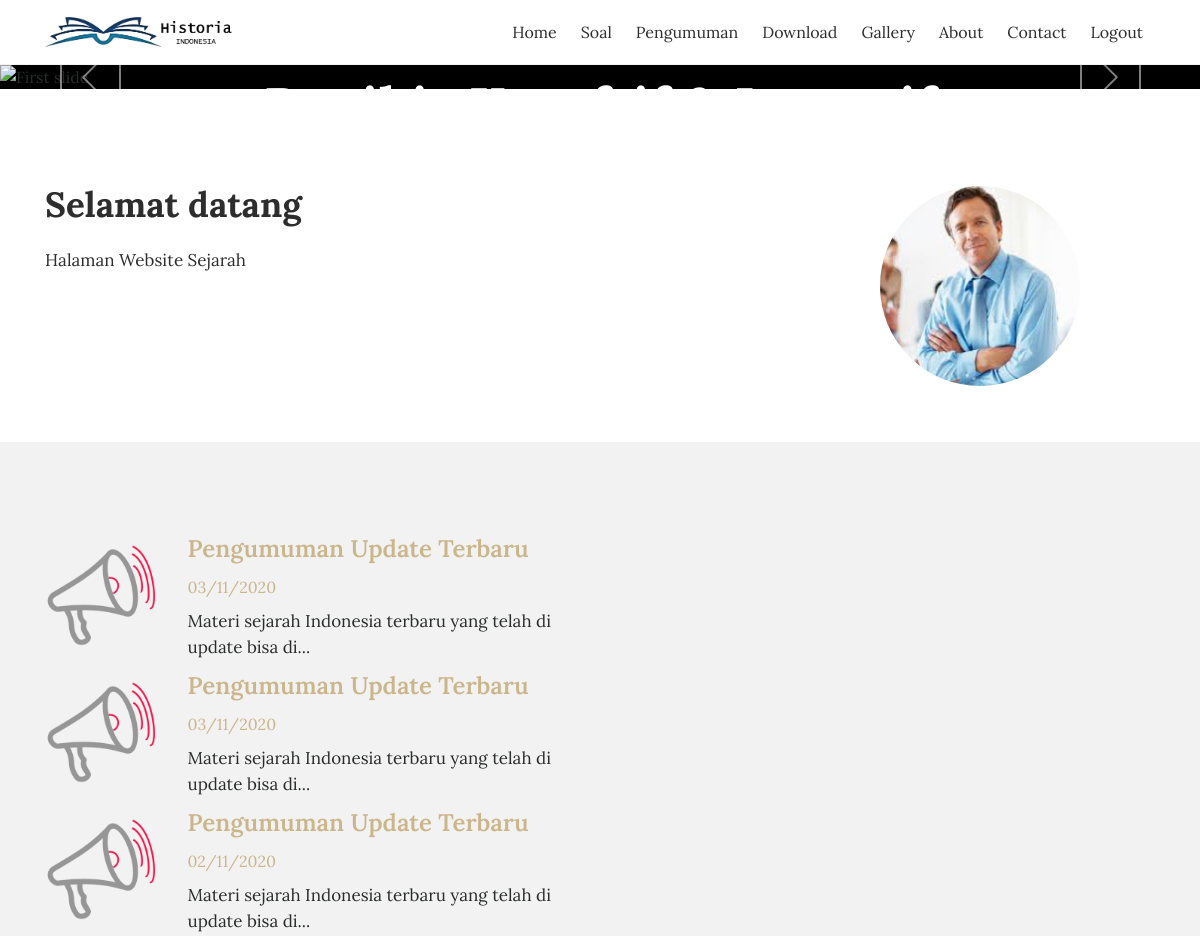
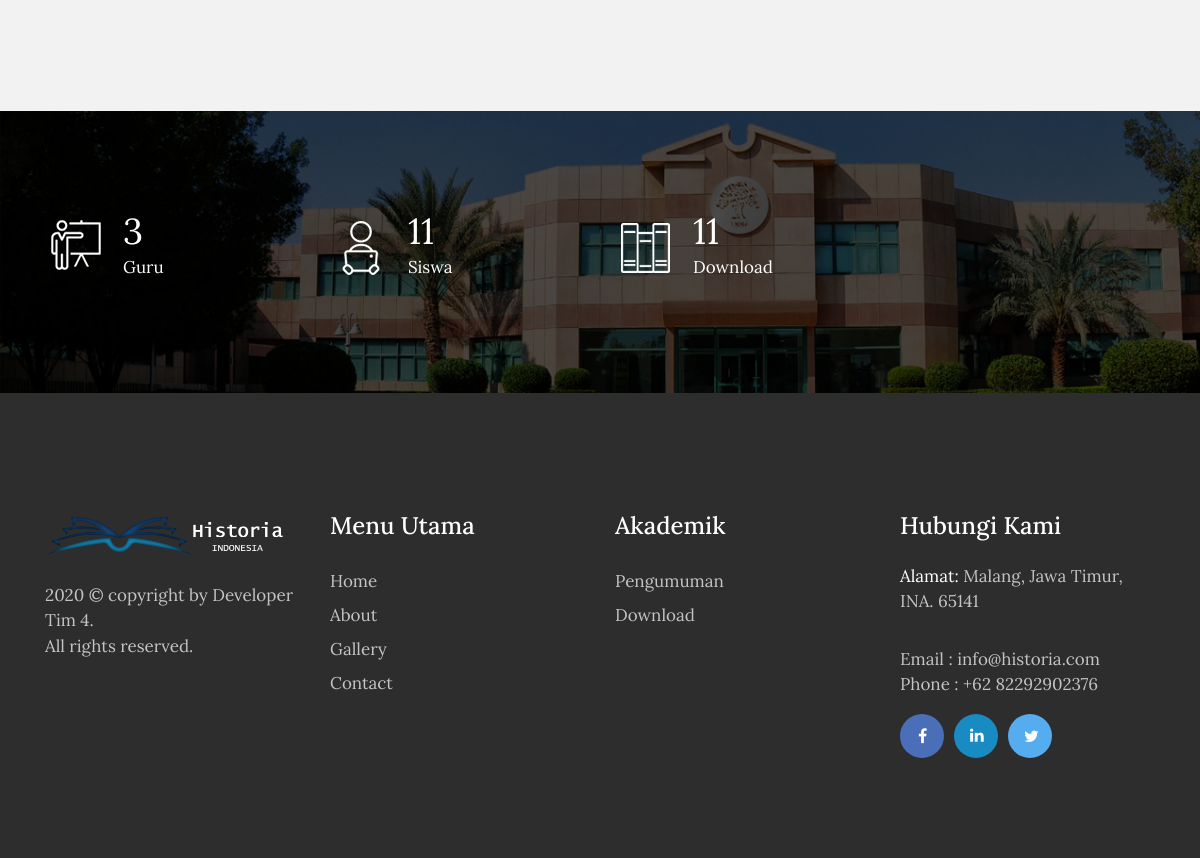
Screenshot of /index.php/siswa/home with the database file from the repository (2 pictures, top to bottom).
### tables this page shows
CREATE TABLE `tbl_pengumuman` (
  `pengumuman_id` int(11) NOT NULL,
  `pengumuman_judul` varchar(150) DEFAULT NULL,
  `pengumuman_deskripsi` text DEFAULT NULL,
  `pengumuman_tanggal` timestamp NULL DEFAULT current_timestamp(),
  `pengumuman_author` varchar(60) DEFAULT NULL
);

### application/controllers/siswa/Home.php (called while the page is built, shortened)
<?php
class Home extends CI_Controller{
	function __construct(){
		$this->load->model('m_tulisan');
		$this->load->model('m_galeri');
		$this->load->model('m_pengumuman');
		$this->load->model('m_files');
		$this->load->model('m_pengunjung');
	}
	function index(){
			$x['title'] = 'Home';
			$x['berita']=$this->m_tulisan->get_berita_home();
			$x['pengumuman']=$this->m_pengumuman->get_pengumuman_home();
			$x['tot_guru']=$this->db->get('tbl_guru')->num_rows();
			$x['tot_siswa']=$this->db->get('tbl_siswa')->num_rows();
			$x['tot_files']=$this->db->get('tbl_files')->num_rows();
			$this->load->view('template/siswa/header',$x);
			$this->load->view('siswa/v_home',$x);
			$this->load->view('template/siswa/footer',$x);
	}
}

### index.php (called while the page is built, shortened)
<?php
require_once BASEPATH.'core/CodeIgniter.php';

### application/models/M_pengumuman.php (called while the page is built, shortened)
<?php
class M_pengumuman extends CI_Model{
	function get_pengumuman_home(){
		$hsl=$this->db->query("SELECT pengumuman_id,pengumuman_judul,pengumuman_deskripsi,DATE_FORMAT(pengumuman_tanggal,'%d/%m/%Y') AS tanggal,pengumuman_author FROM tbl_pengumuman ORDER BY pengumuman_id DESC limit 3");
		return $hsl;
	}
}

### application/views/siswa/v_home.php (the view, shortened to what this page needs)
    <div class="slider_img layout_two">
        <div id="carousel" class="carousel slide" data-ride="carousel">
            <ol class="carousel-indicators">
            </ol>
            <div class="carousel-inner" role="listbox">
                <div class="carousel-item active">
                    <img class="d-block" src="<?php echo base_url().'theme/images/slider1.jpg'?>" alt="First slide">
                    <div class="carousel-caption d-md-block">
                        <div class="slider_title">
                            <h1>Bepikir Kreaftif &amp; Inovatif</h1>
                        </div>
                    </div>
                </div>
            </div>
            <a class="carousel-control-prev" href="#carousel" role="button" data-slide="prev">
                <i class="icon-arrow-left fa-slider" aria-hidden="true"></i>
            </a>
            <a class="carousel-control-next" href="#carousel" role="button" data-slide="next">
                <i class="icon-arrow-right fa-slider" aria-hidden="true"></i>
            </a>
        </div>
    </div>
<section class="clearfix about about-style2">
    <div class="container">
        <div class="row">
            <div class="col-md-8">
               <h2>Selamat datang</h2>
               <p>Halaman Website Sejarah</p>
            </div>
            <div class="col-md-4">
                <img src="<?php echo base_url().'theme/images/welcome.png'?>" class="img-fluid about-img" alt="#">
            </div>
        </div>
    </div>
</section>
<section class="event">
    <div class="container">
        <div class="row">
            <div class="col-lg-6">
                <div class="event-img2">
                <?php foreach ($pengumuman->result() as $row) :?>
                <div class="row">
                    <div class="col-sm-3"> <img src="<?php echo base_url().'theme/images/announcement-icon.png'?>" class="img-fluid" alt="event-img"></div>
                    <div class="col-sm-9"> <h3><a href="<?php echo site_url('pengumuman');?>"><?php echo $row->pengumuman_judul;?></a></h3>
                      <span><?php echo $row->tanggal;?></span>
                      <p><?php echo limit_words($row->pengumuman_deskripsi,10).'...';?></p>
                    </div>
                </div>
                <?php endforeach;?>
                </div>
            </div>
        </div>
    </div>
</section>
<div class="detailed_chart">
    <div class="container">
        <div class="row">
            <div class="col-xs-12 col-sm-6 col-md-3 chart_bottom">
                <div class="chart-img">
                    <img src="<?php echo base_url().'theme/images/chart-icon_1.png'?>" class="img-fluid" alt="chart_icon">
                </div>
                <div class="chart-text">
                    <p><span class="counter"><?php echo $tot_guru;?></span> Guru
                    </p>
                </div>
            </div>
            <div class="col-xs-12 col-sm-6 col-md-3 chart_bottom chart_top">
                <div class="chart-img">
                    <img src="<?php echo base_url().'theme/images/chart-icon_2.png'?>" class="img-fluid" alt="chart_icon">
                </div>
                <div class="chart-text">
                    <p><span class="counter"><?php echo $tot_siswa;?></span> Siswa
                    </p>
                </div>
            </div>
            <div class="col-xs-12 col-sm-6 col-md-3 chart_top">
                <div class="chart-img">
                    <img src="<?php echo base_url().'theme/images/chart-icon_3.png'?>" class="img-fluid" alt="chart_icon">
                </div>
                <div class="chart-text">
                    <p><span class="counter"><?php echo $tot_files;?></span> Download
                    </p>
                </div>
            </div>
        </div>
    </div>
</div>

### rows the page displays
tbl_pengumuman: pengumuman_judul "Pengumuman Update Terbaru", tanggal "03/11/2020", pengumuman_deskripsi "Materi sejarah Indonesia terbaru yang telah di update bisa di"
tbl_pengumuman: pengumuman_judul "Pengumuman Update Terbaru", tanggal "03/11/2020", pengumuman_deskripsi "Materi sejarah Indonesia terbaru yang telah di update bisa di"
tbl_pengumuman: pengumuman_judul "Pengumuman Update Terbaru", tanggal "02/11/2020", pengumuman_deskripsi "Materi sejarah Indonesia terbaru yang telah di update bisa di"

### other values shown
$tot_guru "3"
$tot_siswa "11"
$tot_files "11"
